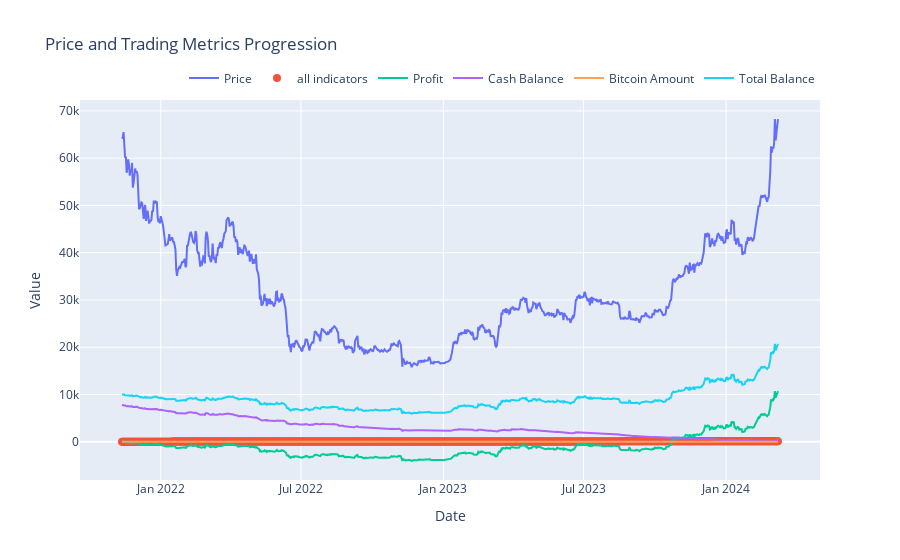

The notebook cell this image was saved under:
### Code cell
plot("all indicators", prices, indicator_values, profits, cash, bitcoin, total, Dates[start_idx:])

### Figure 1 — Plotly figure (JSON) as saved in the notebook; plotly's stock layout.template omitted (floating-point values rounded to 4 significant figures; data arrays with more than 128 entries replaced by an {"elided": "..."} marker saying what was removed)
{"data": [{"mode": "lines", "name": "Price", "type": "scatter", "x": {"elided": "848 str values"}, "y": {"elided": "848 float values"}}, {"marker": {"size": 8}, "mode": "markers", "name": "all indicators", "type": "scatter", "x": {"elided": "848 str values"}, "y": {"elided": "848 float values"}}, {"mode": "lines", "name": "Profit", "type": "scatter", "x": {"elided": "848 str values"}, "y": {"elided": "848 float values"}}, {"mode": "lines", "name": "Cash Balance", "type": "scatter", "x": {"elided": "848 str values"}, "y": {"elided": "848 float values"}}, {"mode": "lines", "name": "Bitcoin Amount", "type": "scatter", "x": {"elided": "848 str values"}, "y": {"elided": "848 float values"}}, {"mode": "lines", "name": "Total Balance", "type": "scatter", "x": {"elided": "848 str values"}, "y": {"elided": "848 float values"}}], "layout": {"hovermode": "x unified", "legend": {"orientation": "h", "x": 1, "xanchor": "right", "y": 1.02, "yanchor": "bottom"}, "title": {"text": "Price and Trading Metrics Progression"}, "xaxis": {"title": {"text": "Date"}}, "yaxis": {"title": {"text": "Value"}}}}
